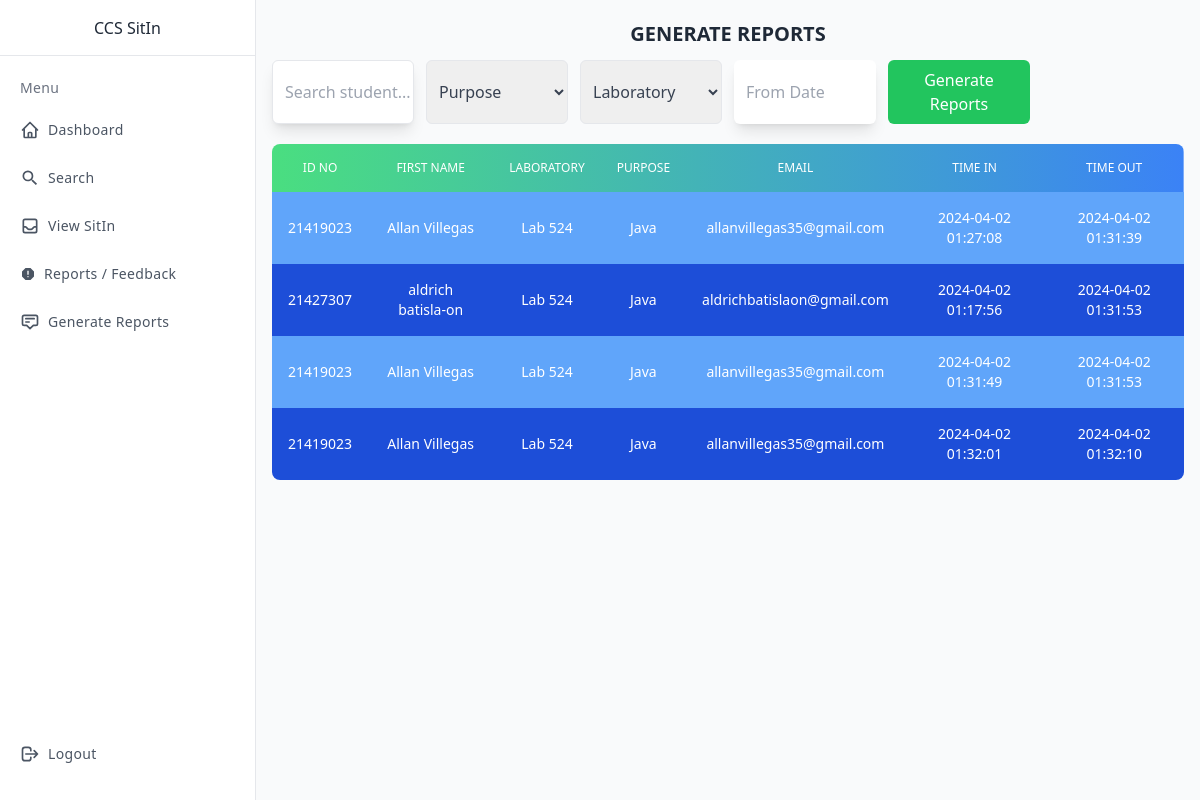
Before: /admin/report_admin.php (signed in) with the older database file.
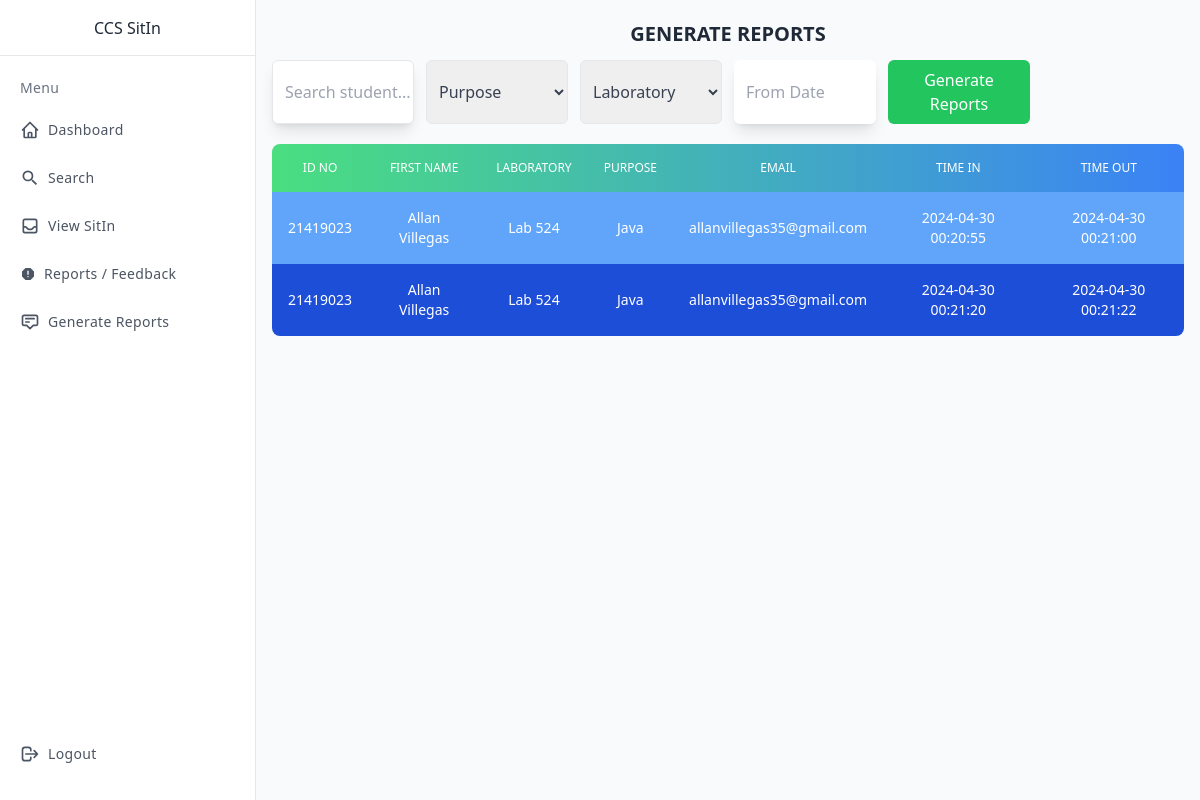
After: the same page with the newer database file.
### tables this page shows
CREATE TABLE `sessions` (
  `session_id` int(11) NOT NULL,
  `student_id` int(11) NOT NULL,
  `time_out` datetime DEFAULT NULL,
  `time_in` datetime NOT NULL DEFAULT current_timestamp(),
  `laboratory` varchar(254) NOT NULL,
  `purpose` varchar(254) NOT NULL
);

CREATE TABLE `student` (
  `id` int(11) NOT NULL,
  `email` varchar(80) NOT NULL,
  `idno` int(20) NOT NULL,
  `fname` varchar(80) NOT NULL,
  `mname` varchar(80) NOT NULL,
  `lname` varchar(80) NOT NULL,
  `age` int(20) NOT NULL,
  `gender` varchar(80) NOT NULL,
  `contact` int(20) NOT NULL,
  `address` varchar(80) NOT NULL,
  `password` varchar(80) NOT NULL,
  `cpassword` varchar(80) NOT NULL,
  `sessions` int(11) DEFAULT 30
);

### admin/report_admin.php (the view, shortened to what the changed rows need)
<?php
include(".././config.php");
$students= [];
$query = "SELECT * FROM sessions INNER JOIN student ON student.id = sessions.student_id WHERE time_out IS NOT NULL ORDER BY time_out asc";
$result = $con->query($query);
if ($result->num_rows > 0) {
    while($row = $result->fetch_assoc()) {
        $students[] = $row;
    }
}
?>
<!doctype html>
<html>
<head>
  <script src="https://cdn.tailwindcss.com"></script>
  <link rel="stylesheet" href="https://cdn.jsdelivr.net/npm/flatpickr/dist/flatpickr.min.css">
</head>
<body>
<div class="min-h-screen flex  bg-gray-50 text-gray-800">
  <div class="flex-1 p-4 lg:ml-64  lg:pt-5">
    <h1 class="text-xl font-semibold  text-center">GENERATE REPORTS</h1>
     <table id="oktable" class="mt-5 w-full text-sm text-left rtl:text-right text-white rounded-lg overflow-hidden">
                <thead class="text-xs bg-gradient-to-r from-green-400 to-blue-500 uppercase rounded-md">
                    <tr>
                        <th class="border px-4 py-4 font-medium border-none text-center font-bold">ID NO
                        </th>
                        <th class="border px-4 py-4 font-medium border-none  text-center">FIRST NAME</th>
                        <th class="border px-4 py-4 font-medium border-none  text-center">LABORATORY</th>
                        <th class="border px-4 py-4 font-medium border-none  text-center">PURPOSE</th>
                        <th class="border px-4 py-4 font-medium border-none  text-center">EMAIL</th>
                        <th class="border px-4 py-4 font-medium border-none  text-center">TIME IN</th>
                        <th class="border px-4 py-4 font-medium border-none  text-center">TIME OUT</th>
                    </tr>
                </thead>
                <tbody id="tbody" class="relative">
                <?php
            foreach ($students as $student) {
                   echo '<tr class="odd:bg-blue-400 bg-blue-700">
                                <td class="border px-4 py-4 border-none text-center text-xs md:text-sm text-white">'.$student['idno'].'</td>
                                <td class="border px-4 py-4 border-none text-center text-xs md:text-sm text-white">'.$student['fname'].' '.$student['lname'].'</td>
                                <td class="border px-4 py-4 border-none text-center text-xs md:text-sm text-white">'.$student['laboratory'].'</td>
                                <td class="border px-4 py-4 border-none text-center text-xs md:text-sm text-white">'.$student['purpose'].'</td>
                                <td class="border px-4 py-4 border-none text-center text-xs md:text-sm text-white">'.$student['email'].'</td>
                                <td class="border px-4 py-4 border-none text-center text-xs md:text-sm text-white">'.$student['time_in'].'</td>
                                <td class="border px-4 py-4 border-none text-center text-xs md:text-sm text-white">'.$student['time_out'].'</td>
                               </tr>';
                }
            ?>
                </tbody>
            </table>
  </div>
</div>
</body>
</html>

Changed rows visible on the page:
removed sessions: student.idno "21419023", student.fname "Allan", student.lname "Villegas", laboratory "Lab 524", purpose "Java", student.email "allanvillegas35@gmail.com", time_in "2024-04-02 01:27:08", time_out "2024-04-02 01:31:39"
removed sessions: student.idno "21427307", student.fname "aldrich", student.lname "batisla-on", laboratory "Lab 524", purpose "Java", student.email "aldrichbatislaon@gmail.com", time_in "2024-04-02 01:17:56", time_out "2024-04-02 01:31:53"
removed sessions: student.idno "21419023", student.fname "Allan", student.lname "Villegas", laboratory "Lab 524", purpose "Java", student.email "allanvillegas35@gmail.com", time_in "2024-04-02 01:31:49", time_out "2024-04-02 01:31:53"
removed sessions: student.idno "21419023", student.fname "Allan", student.lname "Villegas", laboratory "Lab 524", purpose "Java", student.email "allanvillegas35@gmail.com", time_in "2024-04-02 01:32:01", time_out "2024-04-02 01:32:10"
added sessions: student.idno "21419023", student.fname "Allan", student.lname "Villegas", laboratory "Lab 524", purpose "Java", student.email "allanvillegas35@gmail.com", time_in "2024-04-30 00:20:55", time_out "2024-04-30 00:21:00"
added sessions: student.idno "21419023", student.fname "Allan", student.lname "Villegas", laboratory "Lab 524", purpose "Java", student.email "allanvillegas35@gmail.com", time_in "2024-04-30 00:21:20", time_out "2024-04-30 00:21:22"
